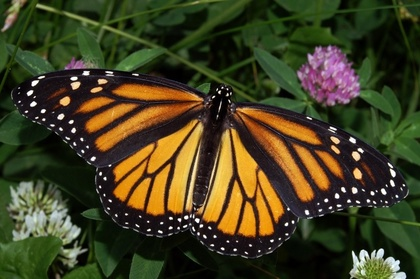
%> input picture Edge Detection/bfly.jpg, 420 x 279 px, shrunk from 800 x 532 before the run
$ octave sobel.m   (GNU Octave 9; MATLAB toolbox functions it lacks are replaced by stand-ins)
%> lines starting %> are read from the running program, lines starting %| are printed output that depends on the picture
x = imread('bfly.jpg');
%> x is the input picture: size 279x420x3 uint8; mean R, G, B 66.8, 63.3, 33.1
subplot(2,3,1);
imshow(x,[]);
title('Original')

x = double(rgb2gray(x));
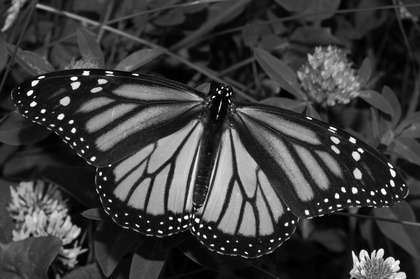
%> x: size 279x420 double; min 0, max 255, mean 60.9
x = padarray(x, [1,1], 0, 'both');
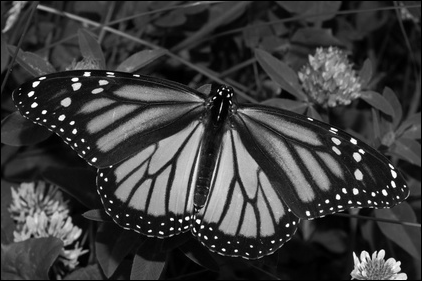
%> x: size 281x422 double; min 0, max 255, mean 60.2
subplot(2,3,2);
imshow(x,[]);
title('Grayscale (after padding)')
edgedetection = x;

[m,n] = size(x);
%> m = 281; n = 422

a = [-1,-2,-1; 0,0,0; 1,2,1];
for i = 2:m-1
    for j = 2:n-1
       b = [x(i-1,j-1)*a(1,1) x(i,j-1)*a(2,1) x(i+1,j-1)*a(3,1) x(i-1,j)*a(1,2) x(i,j)*a(2,2) x(i+1,j)*a(3,2) x(i-1,j+1)*a(1,3) x(i,j+1)*a(2,3) x(i+1,j+1)*a(3,3)];
       edgedetection(i,j) = sum(b);
    end
end
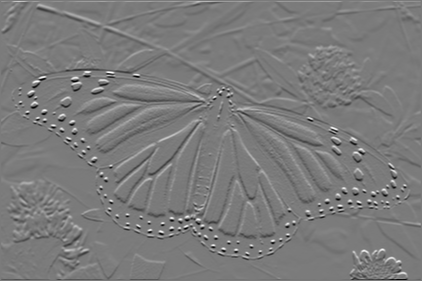
%> edgedetection: size 281x422 double; min -945, max 1010, mean -0.2; drawn with min black and max white
subplot(2,3,4);
edgedetection = uint8(edgedetection);
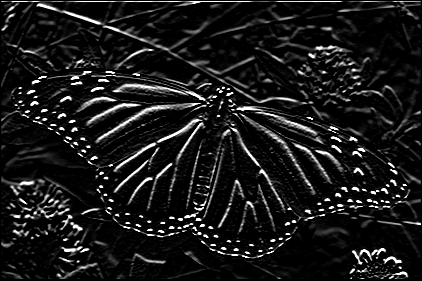
%> edgedetection: size 281x422 uint8; min 0, max 255, mean 25.5
imshow(edgedetection);
title('Sobel(x)');

a = [-1,0,1;-2,0,2;-1,0,1];
for i = 2:m-1
    for j = 2:n-1
       b = [x(i-1,j-1)*a(1,1) x(i,j-1)*a(2,1) x(i+1,j-1)*a(3,1) x(i-1,j)*a(1,2) x(i,j)*a(2,2) x(i+1,j)*a(3,2) x(i-1,j+1)*a(1,3) x(i,j+1)*a(2,3) x(i+1,j+1)*a(3,3)];
       edgedetection(i,j) = sum(b);
    end
end
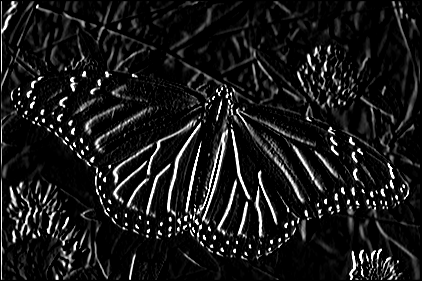
%> edgedetection: size 281x422 uint8; min 0, max 255, mean 25.3
subplot(2,3,5);
edgedetection = uint8(edgedetection);
imshow(edgedetection);
title('Sobel(y)');

a = [-2, -2, 0; -2, 0, 2; 0, 2, 2];
for i = 2:m-1
    for j = 2:n-1
       b = [x(i-1,j-1)*a(1,1) x(i,j-1)*a(2,1) x(i+1,j-1)*a(3,1) x(i-1,j)*a(1,2) x(i,j)*a(2,2) x(i+1,j)*a(3,2) x(i-1,j+1)*a(1,3) x(i,j+1)*a(2,3) x(i+1,j+1)*a(3,3)];
       edgedetection(i,j) = sum(b);
    end
end
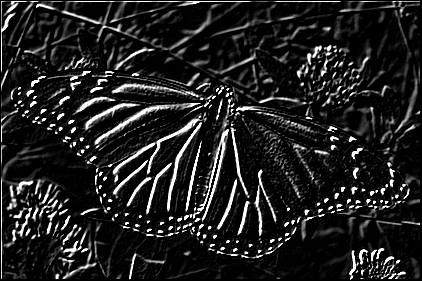
%> edgedetection: size 281x422 uint8; min 0, max 255, mean 32.9
subplot(2,3,6);
edgedetection = uint8(edgedetection);
imshow(edgedetection);
title('Sobel');
